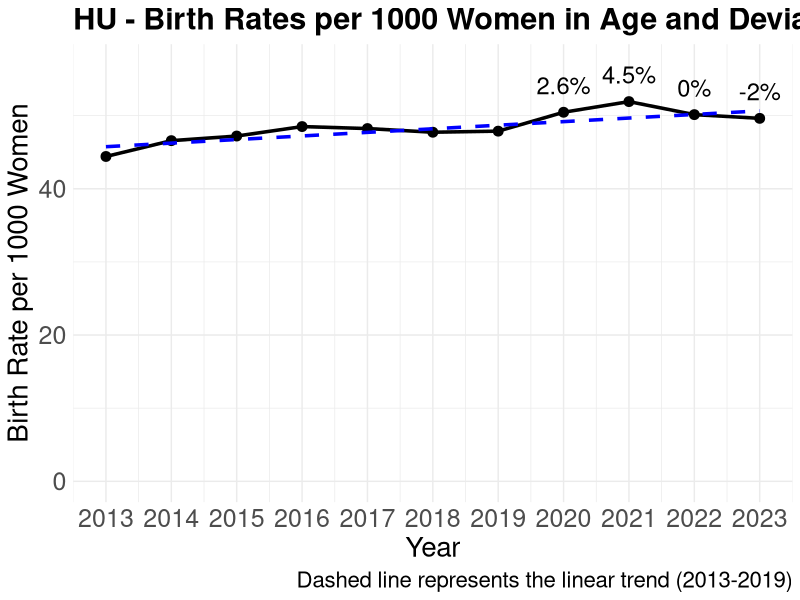

Write the R code that produced this figure.
library(ggplot2)
library(readr)
library(dplyr)

# Reads the CSV files
births_data <- read_csv('data/hu/births_by_year.csv')
women_data <- read_csv('data/hu/women_in_age_by_year.csv')

# Calculates the birth rate per 1000 women for each year
data <- births_data %>%
  inner_join(women_data, by = c("year" = "Year")) %>%
  mutate(birth_rate = (births / Total) * 1000)

# Fits a linear model to birth rates from 2013 to 2019
fit <- lm(birth_rate ~ year, data = data[data$year <= 2019,])

# Predicts birth rates for the years 2020 to 2023
data$predicted_rate <- predict(fit, newdata = data)

# Calculates the percentage deviation for the years 2020 to 2023
data$deviation <- with(data, 100 * (birth_rate - predicted_rate) / predicted_rate)

# Creates plot
ggplot(data, aes(x = year, y = birth_rate)) +
  geom_line(size = 1.2) +
  geom_point(size = 3) +
  geom_line(aes(y = predicted_rate), linetype = "dashed", color = "blue", size = 1.2) +
  geom_text(aes(label = ifelse(year >= 2020, paste0(round(deviation, 1), "%"), "")),
            vjust = -1, size = 6) +
  labs(title = "HU - Birth Rates per 1000 Women in Age and Deviation from Linear Trend (2013-2019)",
       x = "Year",
       y = "Birth Rate per 1000 Women",
       caption = "Dashed line represents the linear trend (2013-2019)") +
  theme_minimal() +
  ylim(0, max(data$birth_rate, na.rm = TRUE) + 5) +
  scale_x_continuous(breaks = 2013:2023) +
  theme(
    text = element_text(size = 18),
    plot.title = element_text(size = 22, face = "bold"),
    axis.title = element_text(size = 20),
    axis.text = element_text(size = 18),
    legend.title = element_text(size = 20),
    legend.text = element_text(size = 18),
    plot.caption = element_text(size = 16)
  )
